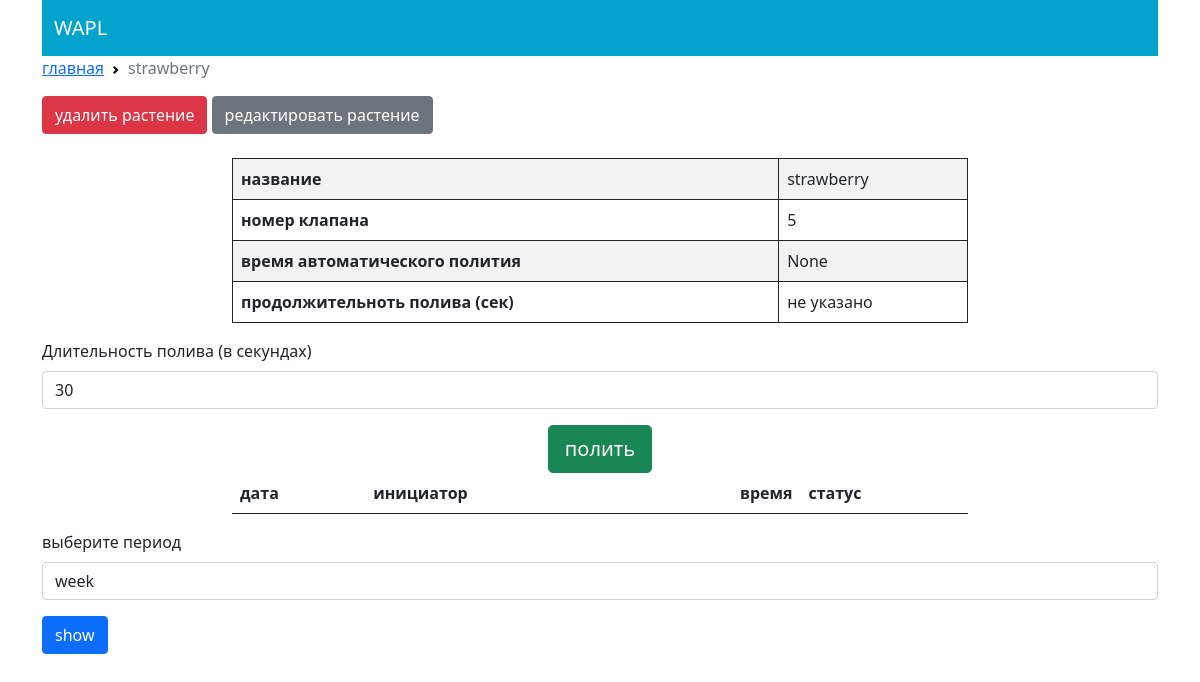
/15/journal (signed in), run on the app's committed database.
### polls/models.py (models this page shows, shortened)
class Plant(models.Model):
    ordering = ['-name']
    name = models.CharField(max_length=20)
    datetime = models.TimeField(blank=True, null=True)
    time = models.IntegerField(blank=True, null=True)
    numb = models.IntegerField()
    is_active = models.BooleanField(default=True)

### polls/views.py (the view, shortened to what this page needs)
# urls.py: path('<int:id>/journal', views.journal, name='journal'),
@login_required
def journal(request, id):
    plant = get_object_or_404(Plant, pk=id, is_active=True)
    initial = model_to_dict(plant)
    if not initial['time']:
        initial['time'] = 30
    form_time = wateringForm(initial=initial)
    button = True
    if plant.actions.last():
        if plant.actions.last().done == 'Исполняется':
            button = False
    form = journalForm()
    actions = Action.objects.filter(plant=plant, date__gt=timezone.now() - datetime.timedelta(days=1))
    if 'choice' in request.GET:
        form = journalForm(request.GET)
        if form.is_valid():
            if form.cleaned_data['choice'] == 'week':
                actions = Action.objects.filter(plant=plant, date__gt=timezone.now() - datetime.timedelta(days=7))
    return render(request, 'polls/journal.html', {
        'actions': actions,
        'plant': plant,
        'form': form,
        'button': button,
        'form_time': form_time
        })

### polls/forms.py (shortened to what this page needs)
class journalForm(forms.Form):
    choice = forms.ChoiceField(label='выберите период', choices=[
        ('week', 'week'),
        ('today', 'today')
    ])

class wateringForm(forms.Form):
    time = forms.IntegerField(label='Длительность полива (в секундах)',
                              max_value=300, min_value=1, required=False)

### polls/templates/polls/journal.html (shortened to what this page needs)
{% extends 'polls/base.html' %}
{% load bootstrap4 %}
{% block breadcrumbs %}
<li class="breadcrumb-item"><a href="/">главная</a></li>
<li class="breadcrumb-item active" aria-current="page">{{plant.name}}</li>
{% endblock %}
{% block content %}
<a href="/{{ plant.pk }}/removeplant"><button type="button" class="btn btn-danger">удалить растение</button></a>
<a href="/{{ plant.pk }}/editplant"><button type="button" class="btn btn-secondary">редактировать растение</button></a><br><br>
<div class="row">
          <div class="col-2"></div>
          <div class="col-8">
    <table class="table table-striped table-bordered border-dark">
      <tr>
        <th>название</th>
        <td> {{plant.name}} </td>
      </tr>
      <tr>
        <th>номер клапана</th>
        <td> {{plant.numb}} </td>
      </tr>
      <tr>
        <th>время автоматического полития</th>
        <td> {{plant.datetime}} </td>
      </tr>
      <tr>
        <th>продолжительноть полива (сек)</th>
        <td> {{plant.time|default_if_none:"не указано"}} </td>
      </tr>
    </table>
  </div>
  <div class="col-2"></div>
</div>
{% if button %}
  <form action="" method="post" class="form">
    {% bootstrap_form form_time %}
    {% buttons %}
          <center><button class="btn btn-success btn-lg" type="submit">полить</button></center>
        {% endbuttons %}
      </form>
{% endif %}
<div class="row">
          <div class="col-2"></div>
          <div class="col-8">
    <table class="table table-striped">
      <thead>
        <tr>
          <th>дата</th>
          <th>инициатор</th>
          <th class="text-end">время</th>
          <th>статус</th>
        </tr>
      </thead>
    </table>
  </div>
  <div class="col-2"></div>
</div>
<form action="" method="get" class="form">
    {% bootstrap_form form %}
    {% buttons %}
        <button type="submit" class="btn btn-primary">show</button>
    {% endbuttons %}
</form>
{% endblock %}

### data on the page
Plant: name "strawberry", numb "5", datetime "None", time "не указано"
